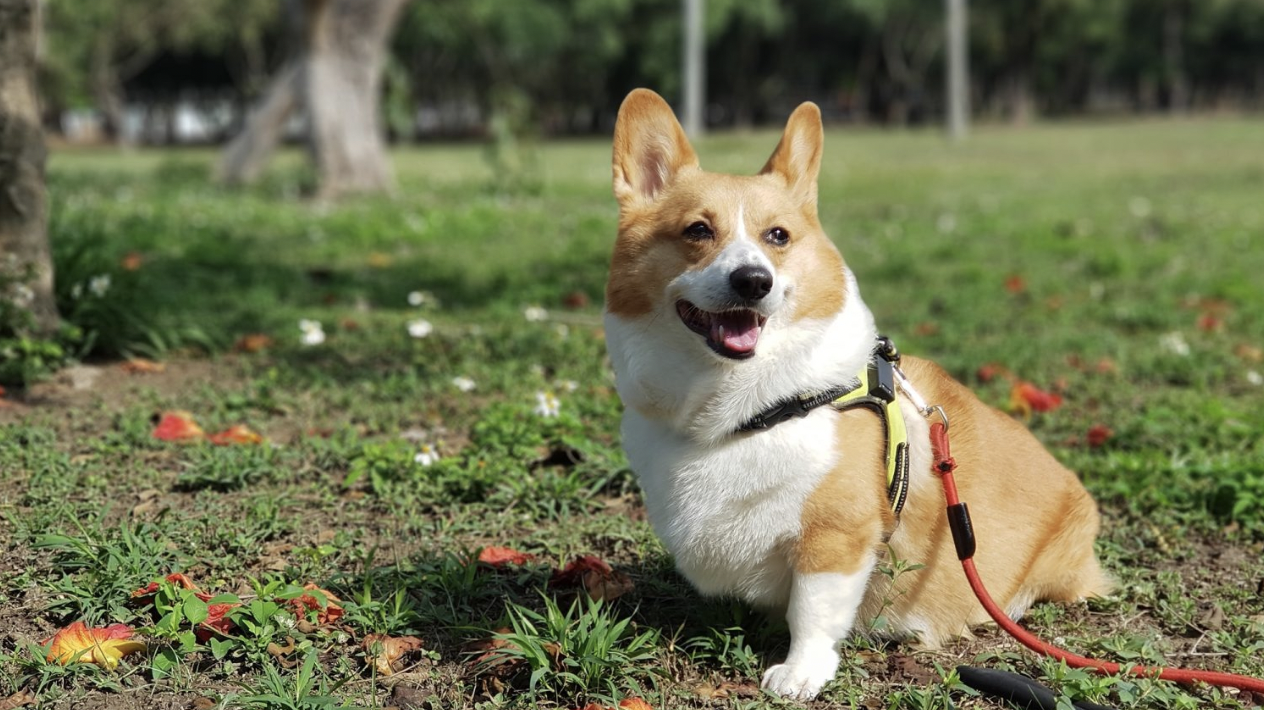
#> input picture 6-computer_vision/应用案例/images/dog.png, 1264 x 710 px
$ python douyin_effect.py
#> lines starting #> are read from the running program, lines starting #| are printed output that depends on the picture
#> further down, img is the input picture: shape (710, 1264, 3); mean B, G, R 80.3, 112.7, 110.7
import cv2
import copy
from PIL import Image
import numpy as np

def douyin_effect(img):
    # face= image[y: y+h, x: x+w] # create a ROI for the face
    img_rgba = cv2.cvtColor(img, cv2.COLOR_BGR2RGBA)

    # 通过把gb通道值置为0，生成r通道的图片
    image_arr_r = copy.deepcopy(img_rgba)
    image_arr_r[:, :, 1:3] = 0
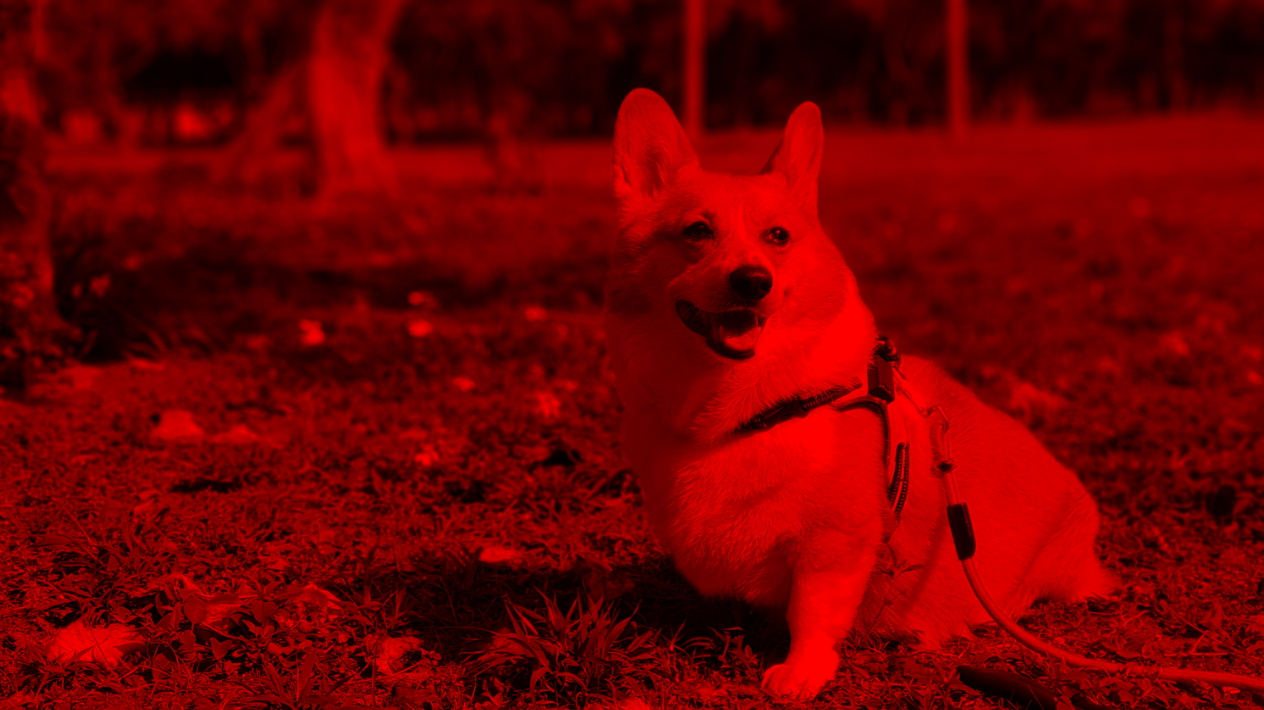
#> image_arr_r: shape (710, 1264, 4); mean R, G, B, A 110.7, 0, 0, 255
    image_r = Image.fromarray(image_arr_r).convert('RGBA')
    # 通过把r通道值置为0，生成gb通道的图片
    image_arr_gb = copy.deepcopy(img_rgba)
    image_arr_gb[:, :, 0] = 0
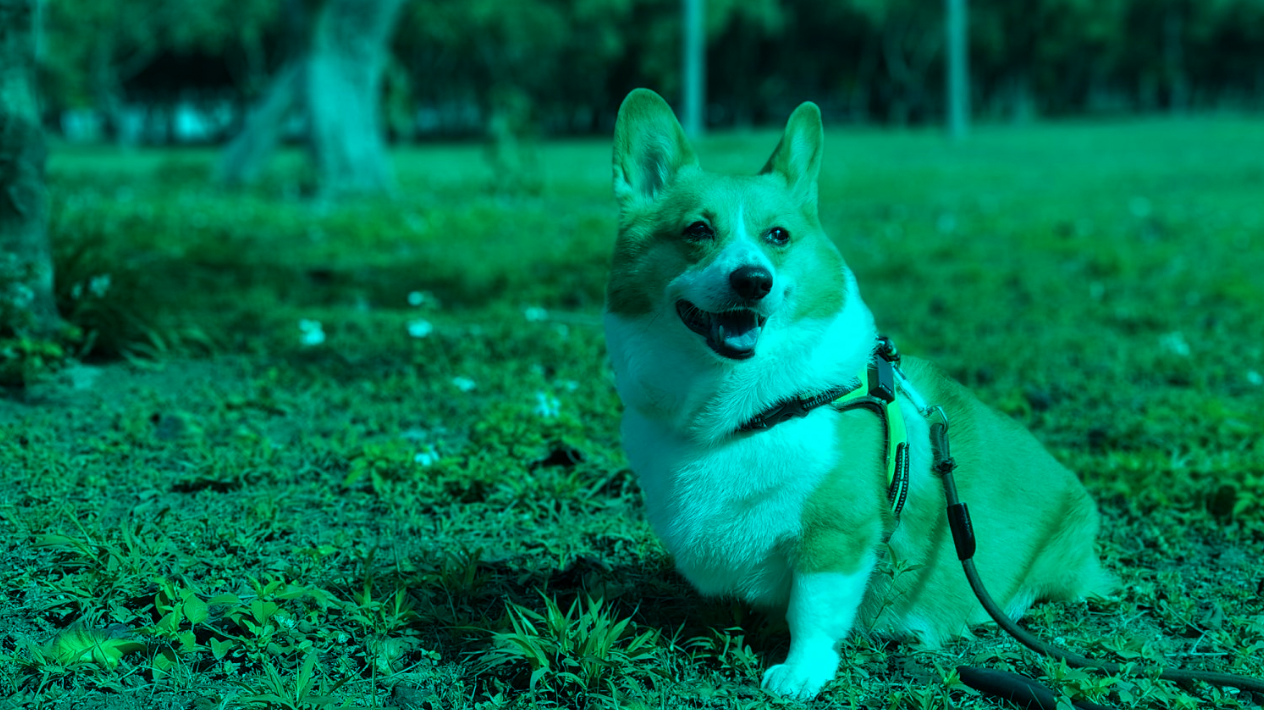
#> image_arr_gb: shape (710, 1264, 4); mean R, G, B, A 0, 112.7, 80.3, 255
    image_gb = Image.fromarray(image_arr_gb).convert('RGBA')

    # 生成一张黑色背景的画布图片，并把r通道图片复制粘贴在上面，粘贴的位置为(10,10)是为了与后面的gb通道图片错开
    # 第二个参数值越大，错位效果越明显越晃眼睛
    canvas_r = Image.new('RGB', (img.shape[1], img.shape[0]), color=(0, 0, 0))
#> canvas_r: PIL image 1264x710 RGB; every value is 0
    canvas_r.paste(image_r, (10, 10), image_r)
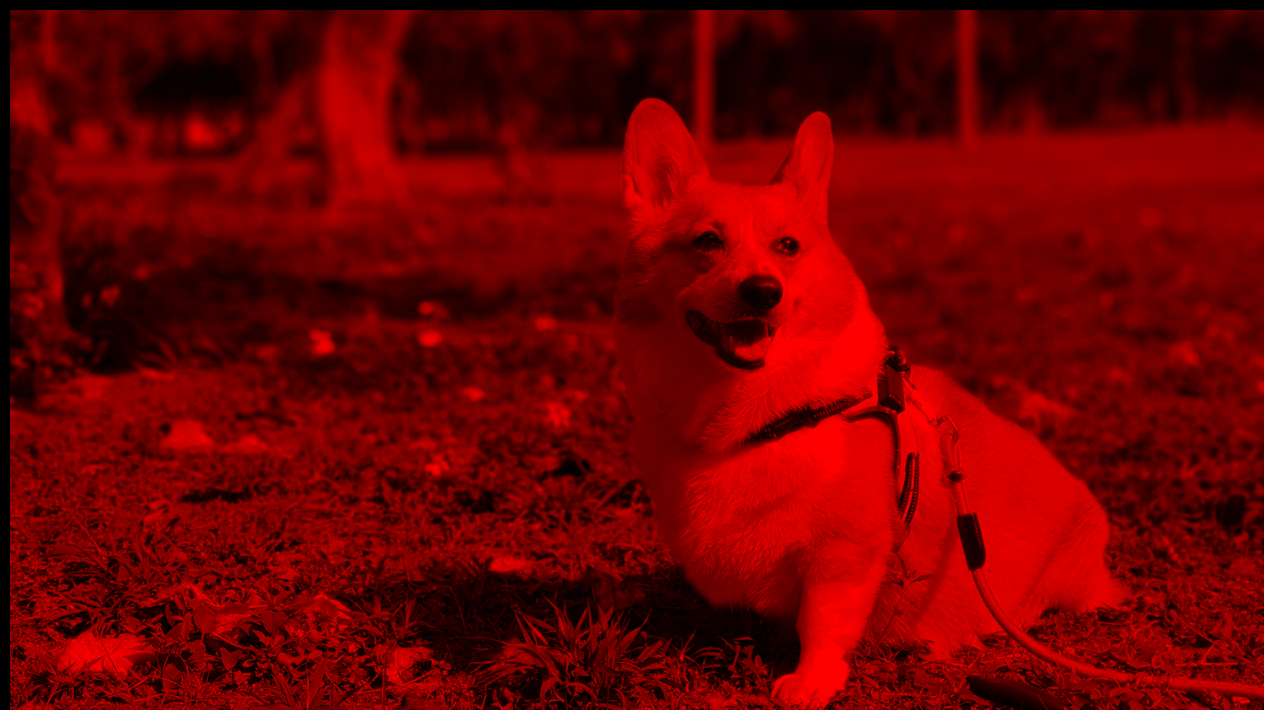
#> canvas_r: PIL image 1264x710 RGB; mean R, G, B 108.4, 0, 0
    # gb通道图片的处理与上面类似
    canvas_gb = Image.new('RGB', (img.shape[1], img.shape[0]), color=(0, 0, 0))
    canvas_gb.paste(image_gb, (0, 0), image_gb)

    add_image = np.array(canvas_gb) + np.array(canvas_r)
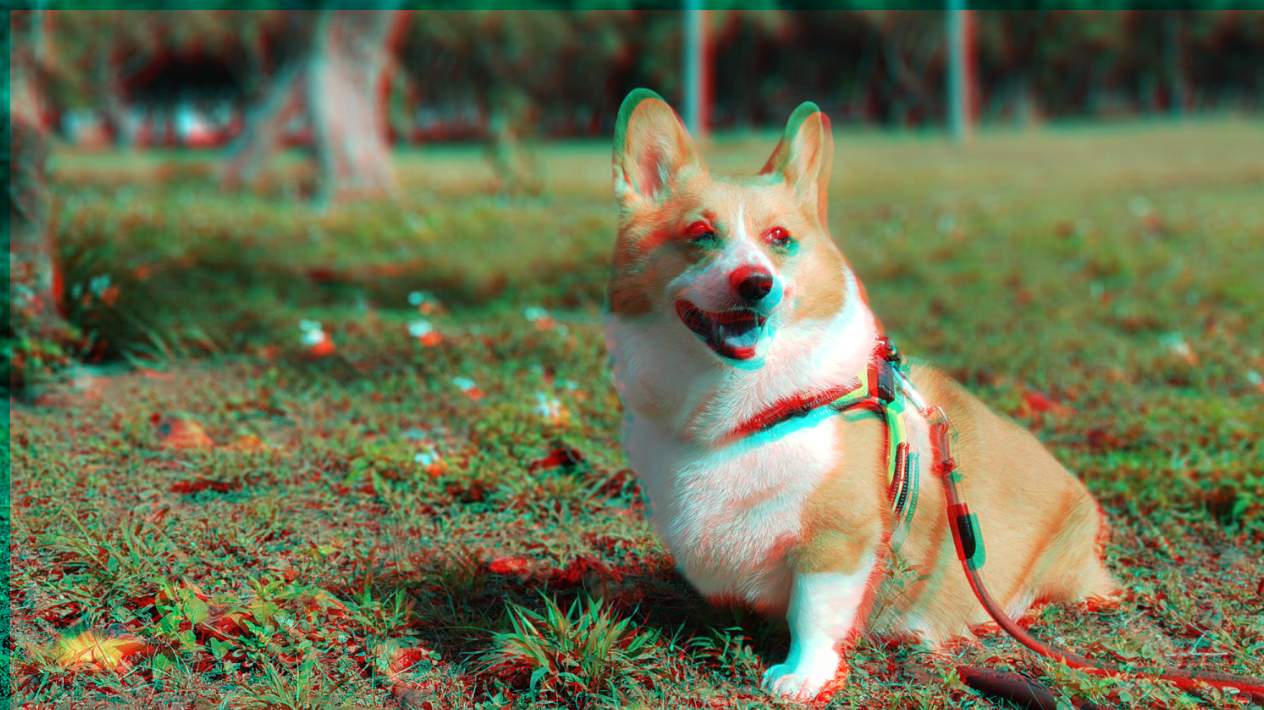
#> add_image: shape (710, 1264, 3); mean R, G, B 108.4, 112.7, 80.3
    output_image = cv2.cvtColor(add_image, cv2.COLOR_RGB2BGR)

    return output_image

if __name__ == "__main__":
    img = cv2.imread("./images/dog.png") # 必须为 png 图片
    output_image = douyin_effect(img)
    cv2.imwrite('./images/douyin_effect.png', output_image)

$ run again, with 6-computer_vision/应用案例/images/10242.png copied over 6-computer_vision/应用案例/images/dog.png
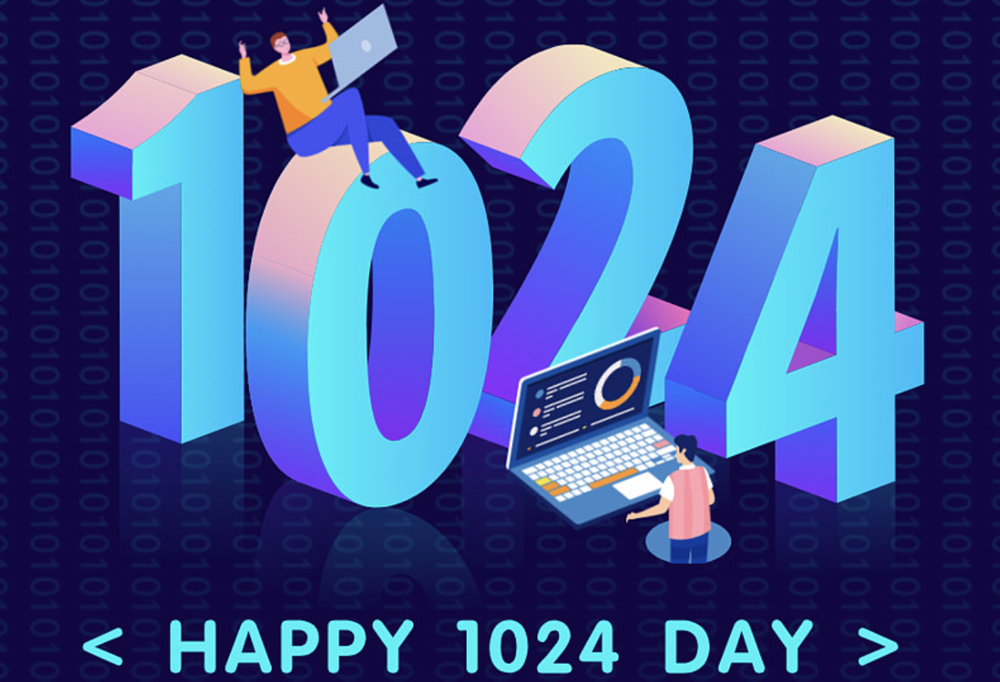
#> input picture 6-computer_vision/应用案例/images/10242.png, 1000 x 682 px, shrunk from 1264 x 862 before the run
#> img is the input picture: shape (682, 1000, 3); mean B, G, R 139.3, 80.8, 59.5
#> in douyin_effect, `canvas_r.paste(image_r, (10, 10), image_r)`:
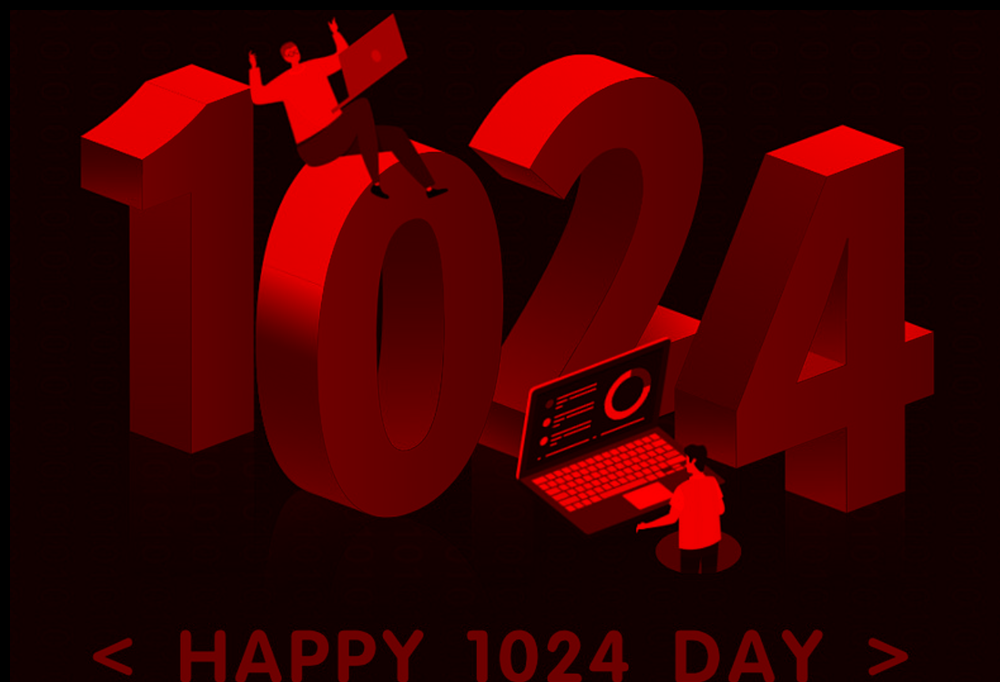
#> canvas_r: PIL image 1000x682 RGB; mean R, G, B 59.1, 0, 0
#> in douyin_effect, `add_image = np.array(canvas_gb) + np.array(canvas_r)`:
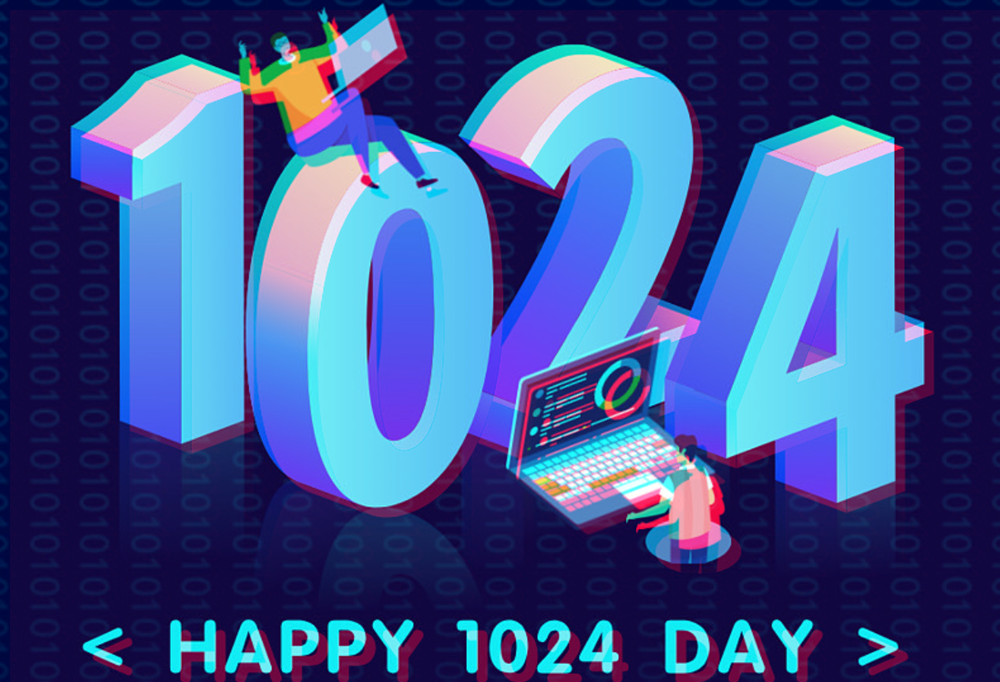
#> add_image: shape (682, 1000, 3); mean R, G, B 59.1, 80.8, 139.3
